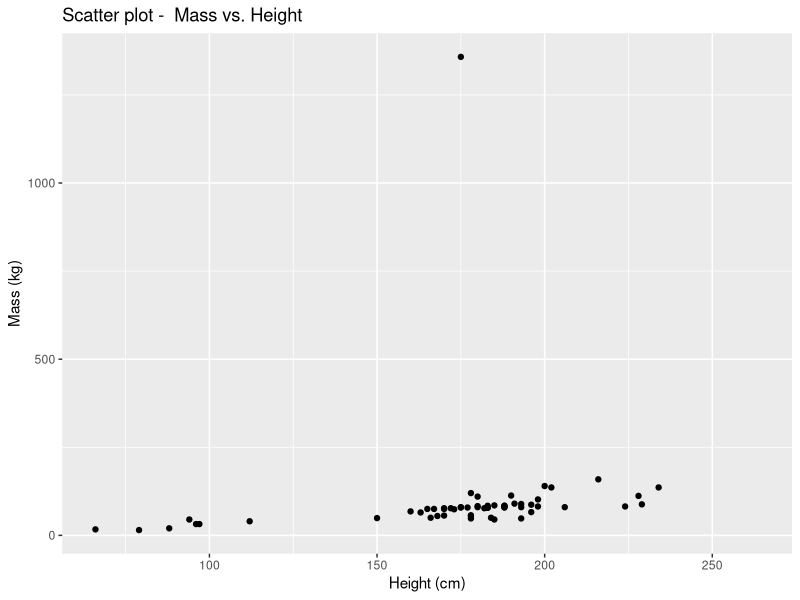
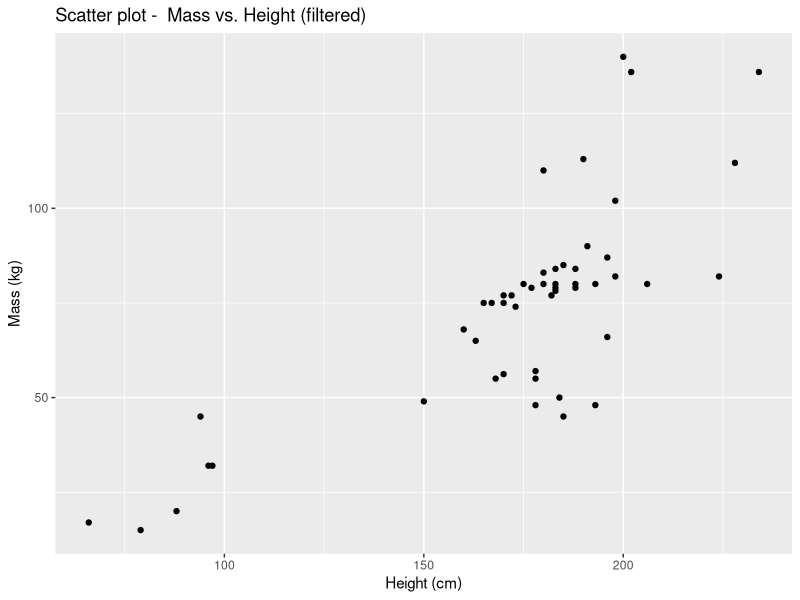
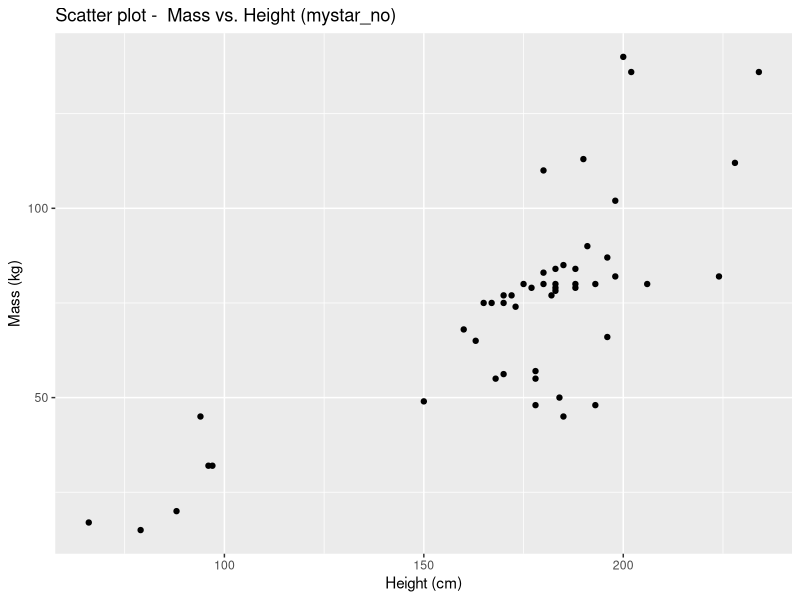

Reproduce these figures in R, in order.
## ---- chunk 1
# 0. conditionally install (synchronise between home and uni laptops)

if (!requireNamespace("tidyverse", quietly = TRUE)) {
  install.packages("tidyverse")
}
if (!requireNamespace("conflicted", quietly = TRUE)) {
  install.packages("conflicted")
}
## ---- chunk 2
library(tidyverse)
library(conflicted) 
conflicted::conflict_prefer("filter", "dplyr")
conflicted::conflict_prefer("lag", "dplyr")
## ---- chunk 3
data(starwars)
df <- starwars
View(starwars)
## ---- chunk 4

ggplot(df, aes(x = height, y = mass)) +
  geom_point() +
  labs(title = "Scatter plot -  Mass vs. Height", 
       x = "Height (cm)", y = "Mass (kg)")
## ---- chunk 5
na_rows   <- starwars %>% filter(if_any(everything(), is.na))
na_graph  <- starwars %>% filter(is.na(mass) | is.na(height))
starwars |> select (mass,height) |> summary()
## ---- chunk 6
star_no <- starwars |> drop_na(mass, height) #drop na
star_no <- star_no  |> filter (mass <= 250)
star_no |> select (mass,height) |> summary()
## ---- chunk 7
Student_ID = 82171165
set.seed(Student_ID)
my_starno <-star_no |> sample_n(50) 
#my_starno |> summary()
## ---- chunk 8
ggplot(my_starno, aes(x = height, y = mass)) +
  geom_point() +
  labs(title = "Scatter plot -  Mass vs. Height (filtered)", 
       x = "Height (cm)", y = "Mass (kg)")

## ---- chunk 9
model_1 <- lm(mass ~ height, data = my_starno)
print(summary(model_1))
coefficients <- summary(model_1)$coefficients
## ---- chunk 10

mystar_no <- my_starno %>% mutate(cent_height = height - mean(height, na.rm = TRUE))
model_2 <- lm(mass ~ cent_height, data = mystar_no)
summary(model_2)
coefficients_2 <- summary(model_2)$coefficients
## ---- chunk 11
ggplot(mystar_no, aes(x = height, y = mass)) +
  geom_point() +
  labs(title = "Scatter plot -  Mass vs. Height (mystar_no)", 
       x = "Height (cm)", y = "Mass (kg)")
